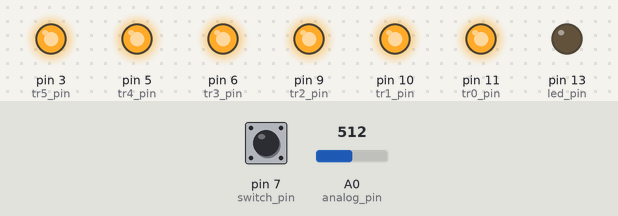
Bench run of a sketch on a simulated Arduino Uno, built with avr-gcc and run on an emulated ATmega328P. Parts: output pins drawn as LEDs (lit = HIGH). Dashed ring = blinking. The inputs (shaded band) are chosen by the test bench; at power-on: pin 7 (switch_pin) HIGH, A0 (analog_pin) = 512. Pins used as bus, display or sensor lines are not drawn.

Above: at 2.2 s.
2.3 s: pin 7 (switch_pin) pulled LOW for 0.15 s
At 3.5 s:
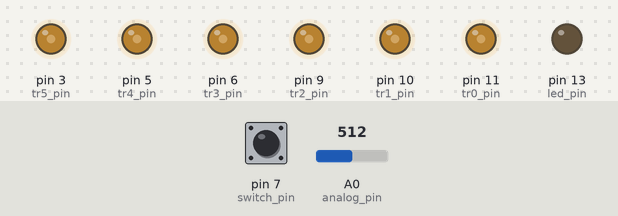
4.5 s: pin 7 (switch_pin) pulled LOW for 1 s
At 4.67 s:
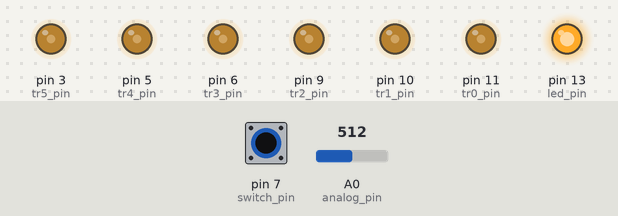
7.0 s: pin 7 (switch_pin) pulsed LOW 5 times (0.12 s each, 0.3 s apart)
At 7.17 s:
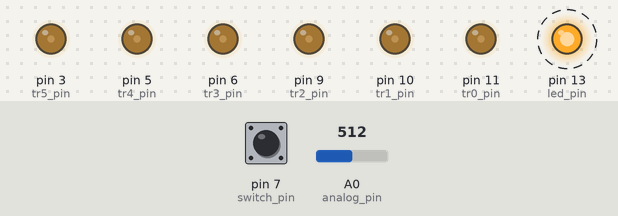
10.1 s: A0 (analog_pin) set to 418
11.6 s: A0 (analog_pin) set to 389
At 12.5 s:
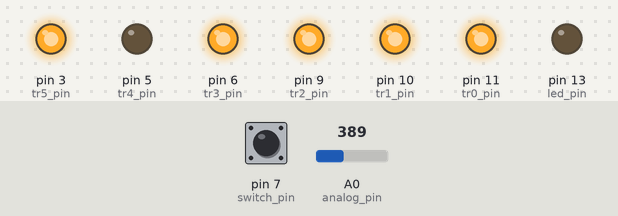
13.1 s: pin 7 (switch_pin) pulled LOW for 0.15 s
At 14.1 s:
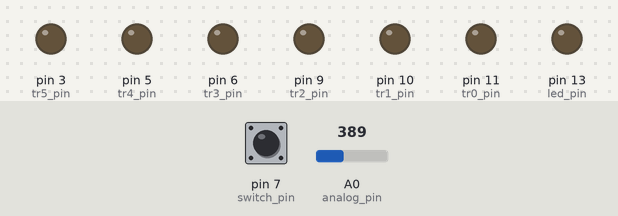
Timing chart, 0 to 15.9 s (numbered marks = the images above; inputs shaded):
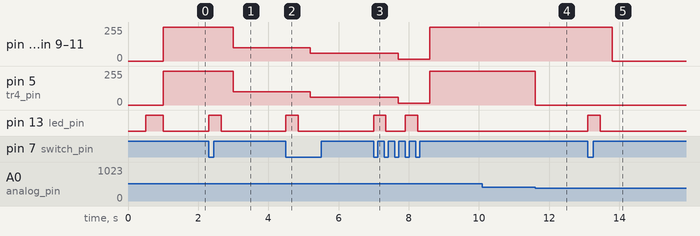

Measured:
- the behaviour switches between 401 and 400 on A0 (analog_pin) (found by bisection; images 3 and 4)
- after the input at 2.3 s, pin 3 (tr5_pin), pin 5 (tr4_pin), pin 6 (tr3_pin), pin 9 (tr2_pin), pin 10 (tr1_pin), pin 11 (tr0_pin): 255/255 → 100/255 after 0.70 s; pin 13 (led_pin): LOW → HIGH at once, → LOW 0.35 s later
- after the input at 4.5 s, pin 3 (tr5_pin), pin 5 (tr4_pin), pin 6 (tr3_pin), pin 9 (tr2_pin), pin 10 (tr1_pin), pin 11 (tr0_pin): 100/255 → 60/255 after 0.70 s; pin 13 (led_pin): LOW → HIGH at once, → LOW 0.35 s later
- after the input at 7.0 s, pin 3 (tr5_pin), pin 5 (tr4_pin), pin 6 (tr3_pin), pin 9 (tr2_pin), pin 10 (tr1_pin), pin 11 (tr0_pin): 60/255 → 15/255 after 0.70 s, → 255/255 0.90 s later; pin 13 (led_pin): alternates HIGH for 0.35 s and LOW for 0.55 s, 4 changes in all, then stays LOW, starting at once
- after the input at 10.1 s, every drawn part: stays the same
- after the input at 11.6 s, pin 5 (tr4_pin): 255/255 → 0/255 at once
- after the input at 13.1 s, pin 3 (tr5_pin), pin 6 (tr3_pin), pin 9 (tr2_pin), pin 10 (tr1_pin), pin 11 (tr0_pin): 255/255 → 0/255 after 0.70 s; pin 13 (led_pin): LOW → HIGH at once, → LOW 0.35 s later

The sketch:

LightFlasherCode.ino
```cpp
/* This file runs the light flasher board.
Note: At the time of writing 1 out of 6 outputs are broken.
TODO: Fix pin (by either soldering something on or replacing uC)
*/

/* File by Leo Rampen
Feel free to draw from this with your own projects. Let me know what you produce! The MSGEQ7 code is originally by J Skoba. The rest is written by me, but can be considered public domain.
MSGEQ7 reading code from: http://nuewire.com/info-archive/msgeq7-by-j-skoba/
*/

int analog_pin = 0; // read from multiplexer using analog input 0
int strobe_pin = 2; // strobe is attached to digital pin 2
int reset_pin = 4; // reset is attached to digital pin 3
int spectrum_value[7]; // to hold a2d values

int tr0_pin = 11;
int tr1_pin = 10;
int tr2_pin = 9; //dead
int tr3_pin = 6;
int tr4_pin = 5;
int tr5_pin = 3;

//define a counter for settings
int setting_counter = 0;

//define switch
int switch_pin = 7;
boolean switch_pin_pre = false;

//define LED
int led_pin = 13;

void setup()
{
   //define equaliser pins
   pinMode(analog_pin, INPUT);
   pinMode(strobe_pin, OUTPUT);
   pinMode(reset_pin, OUTPUT);


   //define LED
   pinMode(led_pin, OUTPUT);
   digitalWrite(led_pin, LOW);
   delay(500);
   digitalWrite(led_pin, HIGH);
   delay(500);
   digitalWrite(led_pin, LOW);

   //define transistor pins
   pinMode(tr0_pin, OUTPUT);
   pinMode(tr1_pin, OUTPUT);
   pinMode(tr2_pin, OUTPUT);
   pinMode(tr3_pin, OUTPUT);
   pinMode(tr4_pin, OUTPUT);
   pinMode(tr5_pin, OUTPUT);

   //set analog reference
   analogReference(DEFAULT);

   //setup switch interrupts
   pinMode(switch_pin, INPUT);
   digitalWrite(switch_pin,HIGH);

   //reset the equaliser
   digitalWrite(reset_pin, LOW);
   digitalWrite(strobe_pin, HIGH);

}

void loop()
{
  //reset the equaliser
  digitalWrite(reset_pin, HIGH);
  digitalWrite(reset_pin, LOW);

  //This deals with the switch for settings. It increments the setting counter and blinks the LED on switch press.
  if (digitalRead(switch_pin) == LOW) {
    if (switch_pin_pre == false) {
      if (setting_counter <7) setting_counter++;
      else setting_counter = 0;

      //blink once
      digitalWrite(led_pin, HIGH);
      delay(350);
      digitalWrite(led_pin,LOW);
      delay(350);
      switch_pin_pre = true;
    }
   } else if (switch_pin_pre == true) {
     switch_pin_pre = false;
   }

   //The different flashing modes.
   switch (setting_counter) {
      //Initial modes are just for dimming. The numbers are a bit arbitrary.
      case 1:
         //dim mode 1
         //30 for ~6V to the transistor
         analogWrite(tr0_pin, 100);
         analogWrite(tr1_pin, 100);
         analogWrite(tr2_pin, 100);
         analogWrite(tr3_pin, 100);
         analogWrite(tr4_pin, 100);
         analogWrite(tr5_pin, 100);
         break;

       case 2:
         //dim mode 2
         analogWrite(tr0_pin, 60);
         analogWrite(tr1_pin, 60);
         analogWrite(tr2_pin, 60);
         analogWrite(tr3_pin, 60);
         analogWrite(tr4_pin, 60);
         analogWrite(tr5_pin, 60);
         break;

       case 3:
         //dim mode 3
         analogWrite(tr0_pin, 15);
         analogWrite(tr1_pin, 15);
         analogWrite(tr2_pin, 15);
         analogWrite(tr3_pin, 15);
         analogWrite(tr4_pin, 15);
         analogWrite(tr5_pin, 15);
         break;

     //Flash modes turn the light on or off depending on whether a threshold value has been reached. Ordered in terms of threshold size.
      case 4: //Flash mode 1


         //get equaliser values
         for (int i = 0; i < 7; i++)
         {
           digitalWrite(strobe_pin, LOW);
           delayMicroseconds(30); // to allow the output to settle
           spectrum_value[i] = analogRead(analog_pin);

           digitalWrite(strobe_pin, HIGH);
         }

         //need to find a way to filter this so that it yields better results
         //I've set everything but 3 to 400 as 500 seemed a little too thresholdy.
         if (spectrum_value[0] > 300) analogWrite(tr0_pin, 255);
         else analogWrite(tr0_pin, 0);
         if (spectrum_value[0] > 300) analogWrite(tr1_pin, 255);
         else analogWrite(tr1_pin, 0);
         if (spectrum_value[1] > 300) analogWrite(tr2_pin, 255);
         else analogWrite(tr2_pin, 0);
         if (spectrum_value[1] > 300) analogWrite(tr3_pin, 255);
         else analogWrite(tr3_pin, 0);
         if (spectrum_value[3] > 400) analogWrite(tr4_pin, 255);
         else analogWrite(tr4_pin, 0);
         if (spectrum_value[5] > 300) analogWrite(tr5_pin, 255);
         else analogWrite(tr5_pin, 0);
         break;

      case 5: //Flash mode 2
       // This flash mode is the on-off one. It sets a threshold and then either flashes the light on or off depending on reading.

         //get equaliser values
         for (int i = 0; i < 7; i++)
         {
           digitalWrite(strobe_pin, LOW);
           delayMicroseconds(30); // to allow the output to settle
           spectrum_value[i] = analogRead(analog_pin);

           digitalWrite(strobe_pin, HIGH);
         }

         //need to find a way to filter this so that it yields better results
         //I've set everything but 3 to 400 as 500 seemed a little too thresholdy.
         if (spectrum_value[0] > 400) analogWrite(tr0_pin, 255);
         else analogWrite(tr0_pin, 0);
         if (spectrum_value[0] > 400) analogWrite(tr1_pin, 255);
         else analogWrite(tr1_pin, 0);
         if (spectrum_value[1] > 400) analogWrite(tr2_pin, 255);
         else analogWrite(tr2_pin, 0);
         if (spectrum_value[1] > 400) analogWrite(tr3_pin, 255);
         else analogWrite(tr3_pin, 0);
         if (spectrum_value[3] > 500) analogWrite(tr4_pin, 255);
         else analogWrite(tr4_pin, 0);
         if (spectrum_value[5] > 400) analogWrite(tr5_pin, 255);
         else analogWrite(tr5_pin, 0);
         break;

      case 6: //Flash mode 3
          //For late night darkness...

         //get equaliser values
         for (int i = 0; i < 7; i++)
         {
           digitalWrite(strobe_pin, LOW);
           delayMicroseconds(30); // to allow the output to settle
           spectrum_value[i] = analogRead(analog_pin);

           digitalWrite(strobe_pin, HIGH);
         }

         //need to find a way to filter this so that it yields better results
         //I've set everything but 3 to 400 as 500 seemed a little too thresholdy.
         if (spectrum_value[0] > 600) analogWrite(tr0_pin, 255);
         else analogWrite(tr0_pin, 0);
         if (spectrum_value[0] > 600) analogWrite(tr1_pin, 255);
         else analogWrite(tr1_pin, 0);
         if (spectrum_value[1] > 600) analogWrite(tr2_pin, 255);
         else analogWrite(tr2_pin, 0);
         if (spectrum_value[1] > 600) analogWrite(tr3_pin, 255);
         else analogWrite(tr3_pin, 0);
         if (spectrum_value[3] > 650) analogWrite(tr4_pin, 255);
         else analogWrite(tr4_pin, 0);
         if (spectrum_value[5] > 600) analogWrite(tr5_pin, 255);
         else analogWrite(tr5_pin, 0);
         break;

      case 7: //Flash mode 4
          //Plain old strobe light

       analogWrite(tr0_pin, 255);
       analogWrite(tr1_pin, 255);
       analogWrite(tr2_pin, 255);
       analogWrite(tr3_pin, 255);
       analogWrite(tr4_pin, 255);
       analogWrite(tr5_pin, 255);
       delay(8);
       analogWrite(tr0_pin, 0);
       analogWrite(tr1_pin, 0);
       analogWrite(tr2_pin, 0);
       analogWrite(tr3_pin, 0);
       analogWrite(tr4_pin, 0);
       analogWrite(tr5_pin, 0);
       delay(150);
       break;

      default: //Just switch on the lights

       //255 for 5V to the transistor
       analogWrite(tr0_pin, 255);
       analogWrite(tr1_pin, 255);
       analogWrite(tr2_pin, 255);
       analogWrite(tr3_pin, 255);
       analogWrite(tr4_pin, 255);
       analogWrite(tr5_pin, 255);
       break;
   }
}
```
